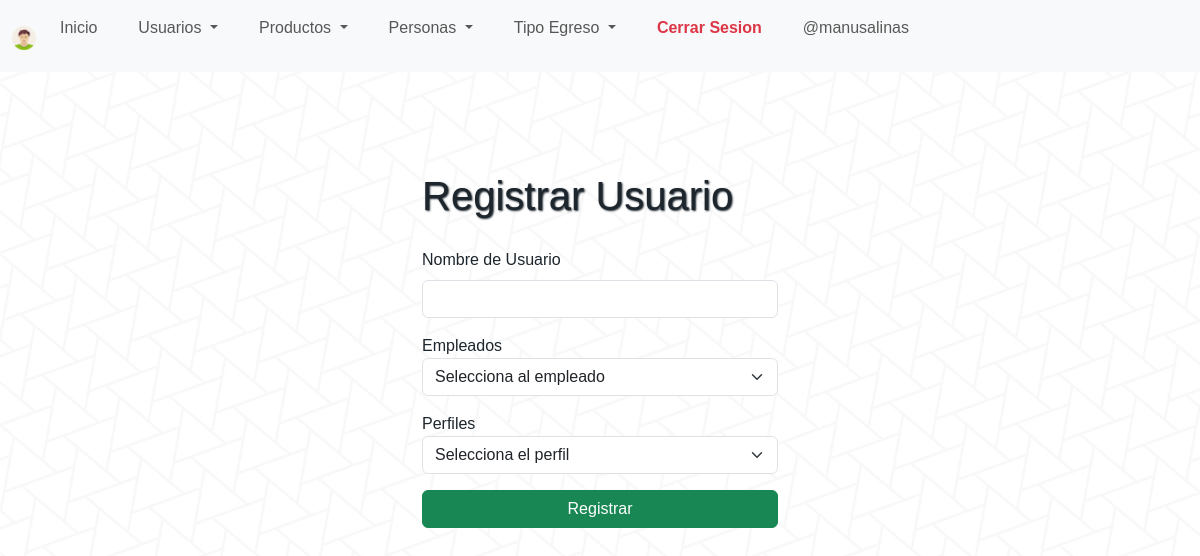
Screenshot of /Template/plantilla.php?page=registro&modulo=usuarios (signed in) with the database file from the repository.
### tables this page shows
CREATE TABLE `perfiles_has_modulos` (
  `perfiles_idperfiles` int NOT NULL,
  `modulos_idmodulos` int NOT NULL,
  `estado` tinyint(1) NOT NULL DEFAULT '1',
  PRIMARY KEY (`perfiles_idperfiles`,`modulos_idmodulos`),
  KEY `fk_perfiles_has_modulos_modulos1_idx` (`modulos_idmodulos`),
  KEY `fk_perfiles_has_modulos_perfiles1_idx` (`perfiles_idperfiles`),
  CONSTRAINT `fk_perfiles_has_modulos_modulos1` FOREIGN KEY (`modulos_idmodulos`) REFERENCES `modulos` (`idmodulos`),
  CONSTRAINT `fk_perfiles_has_modulos_perfiles1` FOREIGN KEY (`perfiles_idperfiles`) REFERENCES `perfiles` (`idperfiles`)
);

### Model/Usuario/modulos.php (called while the page is built, shortened)
<?php
class Modulos
{
    public function obtenerModulosPorPerfil($idPerfiles)
    {
        $conexion = new Conexion();
        $query = "SELECT * FROM modulos INNER JOIN
perfiles_has_modulos ON perfiles_has_modulos.modulos_idmodulos = modulos.idmodulos
WHERE perfiles_has_modulos.estado = 1 AND perfiles_has_modulos.perfiles_idperfiles=" . $idPerfiles;
        return $conexion->consultar($query);
    }
}

### config/conexion.php (called while the page is built, shortened)
<?php
class Conexion
{
    private $host;
    private $dbname;
    private $username;
    private $pass;
    private $conn;
    public function __construct()
    {
        $this->host = "localhost";
        $this->dbname = "mydb";
        $this->username = "root";
        $this->pass = "";
    }
    public function conectar()
    {
        $this->conn = new mysqli($this->host, $this->username, $this->pass, $this->dbname);
    }
    public function consultar($query)
    {
        $resultado = $this->conn->query($query);
        return $resultado;
    }
}

### View/Paginas/Usuarios/registro.php (the view, shortened to what this page needs)
<link rel="stylesheet" href="Assets/css/registro.css">
<div class="row">
    <div class="col"></div>
    <div class="col">
        <h1>Registrar Usuario</h1>
        <form id="form_registro" action="Controller/Usuario/usuario.controlador.php" method="POST">
            <div class="mb-3">
                <label for="nombre_usuario" class="form-label">Nombre de Usuario</label>
                <input onfocusout="validate_username(event)" type="text" class="form-control" id="nombre_usuario" name="nombre_usuario">
            </div>
            <div class="mb-3">
                <label for="selectEmpleados">Empleados</label>
                <select class='form-select' aria-label='select empleados' required name='idEmpleado' id="selectEmpleados">
                    <option value="">Selecciona al empleado</option>
                </select>
            </div>
            <div class="mb-3">
                <label for="selectPerfiles">Perfiles</label>
                <select class='form-select' aria-label='select perfiles' required name='idPerfil' id="selectPerfiles">
                    <option value="">Selecciona el perfil</option>
                </select>
            </div>
            <div class="d-grid gap-1">
                <button onclick="validate(event)" type="submit" class="btn btn-success">Registrar</button>
            </div>
        </form>
    </div>
    <div class="col"></div>
</div>

### includes/admin.navbar.php (shortened to what this page needs)
<?php
    require_once 'model/usuario/modulos.php';
?>
<nav class="navbar navbar-expand-lg bg-body-tertiary">
    <div class="container-fluid">
        <a class="navbar-brand" href="#">
            <img src="Assets/img/avatar.png" alt="Bootstrap" width="24" height="24">
        </a>
        <div class="collapse navbar-collapse" id="navbarNav">
            <ul class="navbar-nav">
                <?php
                if (isset($_SESSION['idPerfil'])){
                    $modulo = new Modulos();
                    $modulos = $modulo->obtenerModulosPorPerfil($_SESSION['idPerfil']);
                    while($row = $modulos->fetch_assoc()){
                        if ($row['nombre'] == 'usuarios'){
                            echo '<li class="nav-item">
                    <a class="nav-link" href="index.php">Inicio</a>
                </li>
                <li class="nav-item dropdown">
                    <a class="nav-link dropdown-toggle" href="#" role="button" data-bs-toggle="dropdown" aria-expanded="false">
                        Usuarios
                    </a>
                    <ul class="dropdown-menu">
                        <li>
                            <a class="dropdown-item" aria-current="page" href="?page=login&modulo=usuarios">Inicio</a>
                        </li>
                        <li class="nav-item">
                            <a class="dropdown-item" href="?page=registro&modulo=usuarios">Registrar Usuarios</a>
                        </li>
                        <li class="nav-item">
                            <a class="dropdown-item" href="?page=listado_usuarios&modulo=usuarios">Listar Usuarios</a>
                        </li>
                        <hr class="dropdown-divider">
                        <li class="nav-item">
                            <span class="dropdown-item"><strong>Perfiles</strong></span>
                        </li>
                        <li class="nav-item">
                            <a class="dropdown-item" href="?page=alta_perfiles&modulo=usuarios&submodulo=perfiles">Agregar Perfiles</a>
                        </li>
                        <li class="nav-item">
                            <a class="dropdown-item" href="?page=listado_perfiles&modulo=usuarios&submodulo=perfiles">Listar Perfiles</a>
                        </li>
                    </ul>
                </li>';
                        }
                        if ($row['nombre'] == 'productos'){
                            echo '<li class="nav-item dropdown">
                    <a class="nav-link dropdown-toggle" href="#" role="button" data-bs-toggle="dropdown" aria-expanded="false">
                        Productos
                    </a>
                    <ul class="dropdown-menu">
                        <li><a class="dropdown-item" href="?page=alta_producto&modulo=productos">Agregar Productos</a></li>
                        <li><a class="dropdown-item" href="?page=listado_producto&modulo=productos">Ver Productos</a></li>
                        <hr class="dropdown-divider">
                        <li><a class="dropdown-item" href="?page=alta_marca&modulo=productos">Agregar marca</a></li>
                        <li><a class="dropdown-item" href="?page=listado_marca&modulo=productos">Ver de Marcas</a></li>
                        <hr class="dropdown-divider">
                        <li><a class="dropdown-item" href="?page=alta_rubro&modulo=productos">Agregar rubro</a></li>
                        <li><a class="dropdown-item" href="?page=listado_rubro&modulo=productos">Ver de rubros</a></li>
                    </ul>
                </li>';
                    }
                    if ($row['nombre'] == 'personas'){
                        echo '<li class="nav-item dropdown">
                            <a class="nav-link dropdown-toggle" href="#" role="button" data-bs-toggle="dropdown" aria-expanded="false">
                                Personas
                            </a>
                            <ul class="dropdown-menu">
                                <li><a class="dropdown-item" href="?page=alta_persona&modulo=personas">Agregar Persona</a></li>
                                <li><a class="dropdown-item" href="?page=listado_persona&modulo=personas">Ver Personas</a></li>
                                <li>
                                    <hr class="dropdown-divider">
                                <li><a class="dropdown-item" href="?page=alta_empleado&modulo=personas&submodulo=empleado">Agregar Empleado</a></li>
                                <li><a class="dropdown-item" href="?page=listado_empleado&modulo=personas&submodulo=empleado">Ver Empleado</a></li>
                                <hr class="dropdown-divider">
                                <li><a class="dropdown-item" href="?page=alta_proveedor&modulo=personas&submodulo=proveedor">Agregar Proveedores</a></li>
                                <li><a class="dropdown-item" href="?page=listado_proveedor&modulo=personas&submodulo=proveedor">Ver Proveedores</a></li>
                                <li>
                                    <hr class="dropdown-divider">
                                <li><a class="dropdown-item" href="?page=alta_tipodocumento&modulo=personas&submodulo=documento">Agregar Tipo Documento</a></li>
                                <li><a class="dropdown-item" href="?page=listado_tipodocumento&modulo=personas&submodulo=documento">Ver Tipo Documentos</a></li>
                                <li>
                                    <hr class="dropdown-divider">
                                </li>
                                <li><a class="dropdown-item" href="?page=alta_tipocontacto&modulo=personas&submodulo=contacto">Agregar Tipo Contacto</a></li>
                                <li><a class="dropdown-item" href="?page=listado_tipocontacto&modulo=personas&submodulo=contacto">Ver Tipo Contactos</a></li>
                            </ul>
                        </li>';
                    }
                    if ($row['nombre'] == 'egresos'){
                        echo '<li class="nav-item dropdown">
                            <a class="nav-link dropdown-toggle" href="#" role="button" data-bs-toggle="dropdown" aria-expanded="false">
                                Tipo Egreso
                            </a>
                            <ul class="dropdown-menu">
                                <li><a class="dropdown-item" href="?page=alta_tipoegreso&modulo=caja&submodulo=egreso">Agregar Tipo Egreso</a></li>
                                <li><a class="dropdown-item" href="?page=listado_tipoegreso&modulo=caja&submodulo=egreso">Ver Tipo Egreso</a></li>
                                <li>
                            </ul>
                        </li>';
                    }
                }
            }
                ?>
                <li class="nav-item">
                    <a class="nav-link link-danger" href="?page=salida&modulo=usuarios"><strong>Cerrar Sesion</strong></a>
                </li>
                <li class="nav-item">
                    <p class="nav-link d-flex align-items-center ml-auto">@<?php echo $_SESSION['nombre_usuario']; ?></p>
                </li>
            </ul>
        </div>
    </div>
</nav>

### Assets/css/style.css (style rules this page uses)
body { background-image: url(../img/pattern_triangles_white.png) !important; font-family: 'Barlow', sans-serif !important; color: #1D252D !important; background-size: cover; background-repeat: no-repeat; background-position: center center !important; background-attachment: fixed; padding-top: 0px; }
h1 { padding-top: 100px; padding-bottom: 20px; font-size: 20px; text-shadow: 1px 1px 2px #1D252D; }
.navbar { display: flex; padding-bottom: 10px; }
.navbar-nav .nav-link { margin-right: 25px; }

### rows the page displays
perfiles_has_modulos: shows "Inicio"
perfiles_has_modulos: shows "Productos"
perfiles_has_modulos: shows "Personas"
perfiles_has_modulos: shows "Tipo Egreso"

### other values shown
$_SESSION['nombre_usuario'] "manusalinas"
